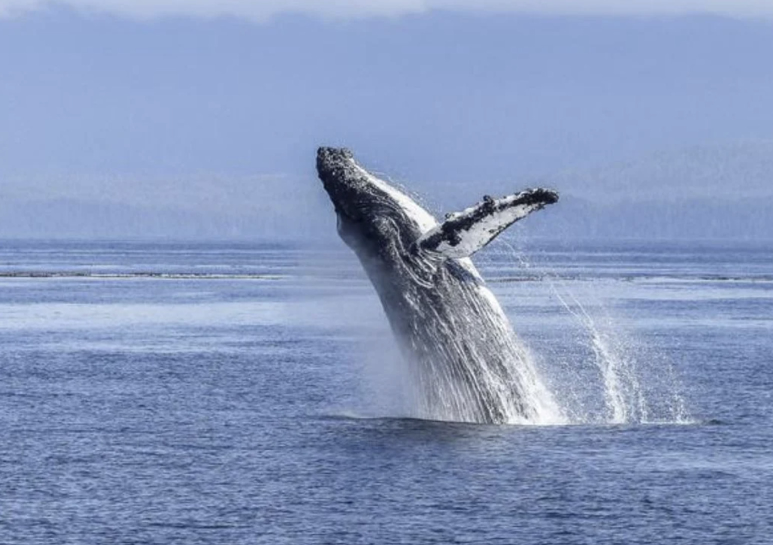
#> input picture imagen1.jpg, 1546 x 1090 px (shown at 1/2 size)
$ python euclidean_distance.py
#> lines starting #> are read from the running program, lines starting #| are printed output that depends on the picture
import cv2
import numpy as np
import matplotlib.pyplot as plt

# --- FUNCIONES ---

# Calcular histograma normalizado RGB concatenado
def get_histogram(image):
    hist_r = cv2.calcHist([image], [0], None, [256], [0, 256]).flatten()
    hist_g = cv2.calcHist([image], [1], None, [256], [0, 256]).flatten()
    hist_b = cv2.calcHist([image], [2], None, [256], [0, 256]).flatten()
    hist = np.concatenate([hist_r, hist_g, hist_b])
    return hist / np.sum(hist)  # normalizar

# Calcular distancia Euclidiana
def euclidean_distance(h1, h2):
    return np.linalg.norm(h1 - h2)

# Calcular distancia Euclidiana ponderada
def weighted_euclidean_distance(h1, h2, weights):
    diff = h1 - h2
    return np.sqrt(np.sum(weights * diff**2))

# --- CARGAR IMÁGENES ---

# Cambia los nombres por tus imágenes
img1 = cv2.imread('imagen1.jpg')
#> img1 is the input picture: shape (1090, 1546, 3); mean B, G, R 189.7, 152.5, 134.9
img2 = cv2.imread('imagen2.jpg')
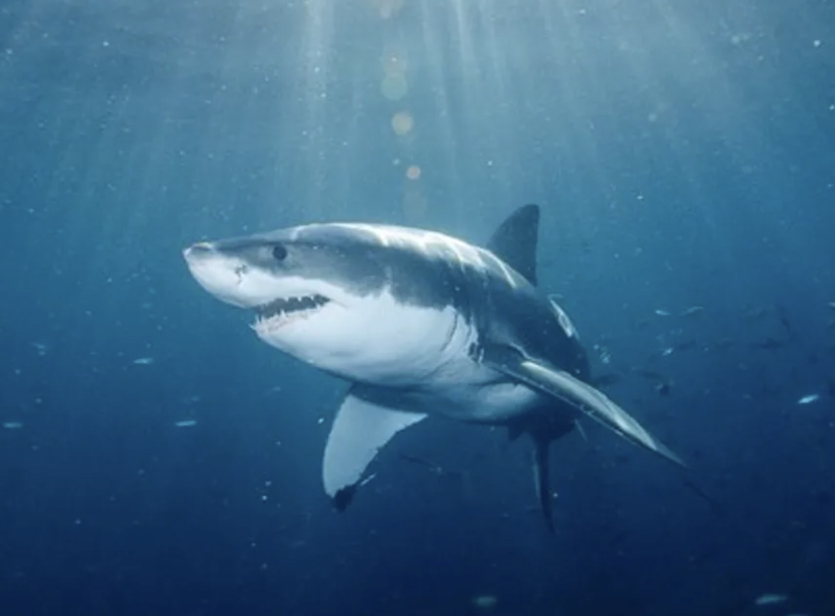
#> input picture imagen2.jpg, 1670 x 1232 px (shown at 1/2 size)
#> img2 is the input picture: shape (1232, 1670, 3); mean B, G, R 133.3, 100.6, 57.6

# Redimensionar para comparación justa
img1 = cv2.resize(img1, (256, 256))
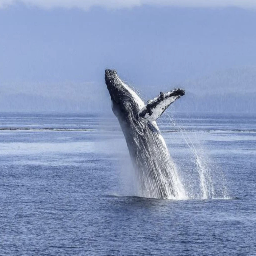
#> img1: shape (256, 256, 3); mean B, G, R 189.6, 152.3, 134.8
img2 = cv2.resize(img2, (256, 256))
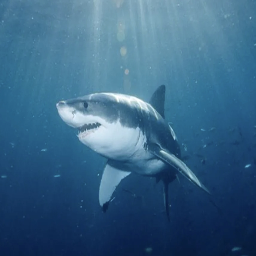
#> img2: shape (256, 256, 3); mean B, G, R 133.2, 100.5, 57.5

# Convertir a RGB
img1 = cv2.cvtColor(img1, cv2.COLOR_BGR2RGB)
img2 = cv2.cvtColor(img2, cv2.COLOR_BGR2RGB)

# --- CÁLCULO DE HISTOGRAMAS ---
hist1 = get_histogram(img1)
#> in get_histogram, `hist_r = cv2.calcHist([image], [0], None, [256], [0, 256]).flatten()`: hist_r = 256 values, max 3496 at index 148, min 0 at index 0, mean 256
#> in get_histogram, `hist_g = cv2.calcHist([image], [1], None, [256], [0, 256]).flatten()`: hist_g = 256 values, max 3280 at index 167, min 0 at index 0, mean 256
#> in get_histogram, `hist_b = cv2.calcHist([image], [2], None, [256], [0, 256]).flatten()`: hist_b = 256 values, max 3282 at index 212, min 0 at index 0, mean 256
#> in get_histogram, `hist = np.concatenate([hist_r, hist_g, hist_b])`: hist = 768 values, max 3496 at index 148, min 0 at index 0, mean 256
#> hist1 = 768 values, max 0.0178 at index 148, min 0 at index 0, mean 0.0013
hist2 = get_histogram(img2)
#> hist2 = 768 values, max 0.00707 at index 16, min 0 at index 0, mean 0.0013

# --- DISTANCIAS ---
# Euclidiana normal
d_euclidean = euclidean_distance(hist1, hist2)
#> d_euclidean = 0.078

# Ejemplo: pesos más altos en el canal rojo (primer tercio del histograma)
weights = np.ones_like(hist1)
#> weights = 768 values from 1 to 1
weights[:256] = 2.0  # canal rojo más importante

# Euclidiana ponderada
d_weighted = weighted_euclidean_distance(hist1, hist2, weights)
#> in weighted_euclidean_distance, `diff = h1 - h2`: diff = 768 values, max 0.0176 at index 148, min -0.007 at index 15, mean -1.94e-11
#> d_weighted = 0.0926

# --- RESULTADOS ---
print(f"Euclidean Distance: {d_euclidean:.4f}")
#| Euclidean Distance: 0.0780
print(f"Weighted Euclidean Distance: {d_weighted:.4f}")
#| Weighted Euclidean Distance: 0.0926

# --- OPCIONAL: visualizar imágenes ---
plt.figure(figsize=(8, 4))
plt.subplot(1, 2, 1)
plt.imshow(img1)
plt.title("Imagen 1")
plt.axis('off')

plt.subplot(1, 2, 2)
plt.imshow(img2)
plt.title("Imagen 2")
plt.axis('off')
plt.show()
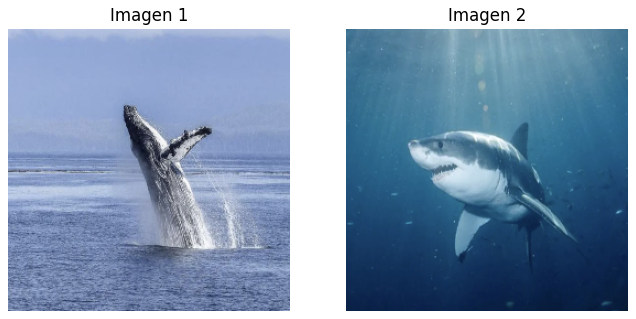
#> figure drawn by matplotlib, 2 panels

# --- OPCIONAL: visualizar histogramas ---
def plot_histograms(hist1, hist2):
    plt.figure(figsize=(12, 6))
    plt.subplot(1, 2, 1)
    plt.title('Histograma Imagen 1')
    plt.bar(range(len(hist1)), hist1, color='r', alpha=0.5, label='Rojo')
    plt.bar(range(len(hist1), len(hist1) + len(hist2)), hist2, color='g', alpha=0.5, label='Verde')
    plt.bar(range(len(hist1) + len(hist2), len(hist1) + 2 * len(hist2)), hist2, color='b', alpha=0.5, label='Azul')
    plt.legend()

    plt.subplot(1, 2, 2)
    plt.title('Histograma Imagen 2')
    plt.bar(range(len(hist1)), hist1, color='r', alpha=0.5)
    plt.bar(range(len(hist1), len(hist1) + len(hist2)), hist2, color='g', alpha=0.5)
    plt.bar(range(len(hist1) + len(hist2), len(hist1) + 2 * len(hist2)), hist2, color='b', alpha=0.5)

    plt.tight_layout()
    plt.show()
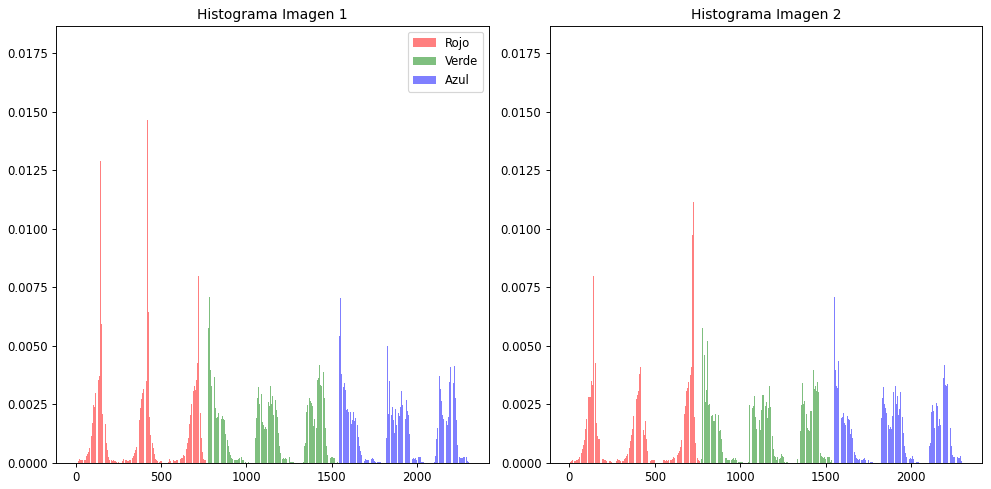
#> figure drawn by matplotlib, 2 panels; panel 1: tallest bar 0.0178 high, from x = 147.6 to 148.4; panel 1: tallest bar 0.00707 high, from x = 783.6 to 784.4; panel 1: tallest bar 0.00707 high, from x = 1551.6 to 1552.4; panel 2: tallest bar 0.0178 high, from x = 147.6 to 148.4
plot_histograms(hist1, hist2)
